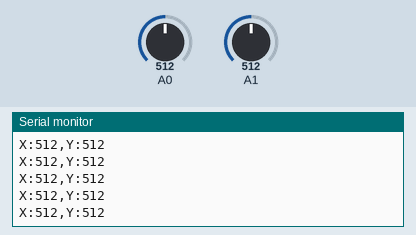
Simulated run of this sketch. Board: Arduino Uno, built with avr-gcc and run on an emulated ATmega328P. Parts: the last lines printed to the serial monitor. The test bench sets the inputs (shaded band); at power-on: A0 = 512, A1 = 512.

Above: at 1.2 s.
1.3 s: A0 set to 716
At 1.31 s:
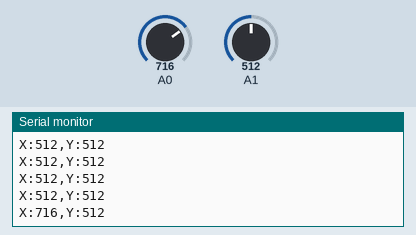
2.8 s: A1 set to 716
At 2.82 s:
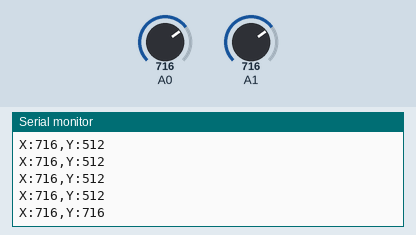
4.3 s: A0 set to 900
At 4.33 s:
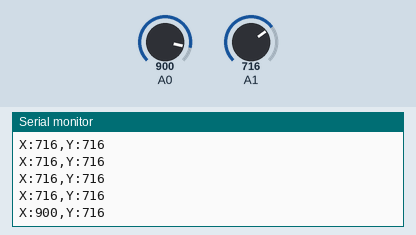
5.8 s: A1 set to 900
At 5.84 s:
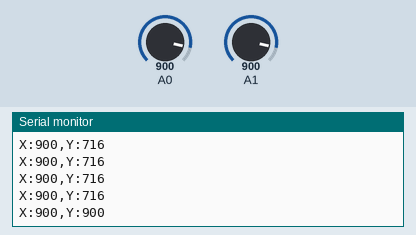
Timing chart, 0 to 8.3 s (numbered marks = the images above; inputs shaded):
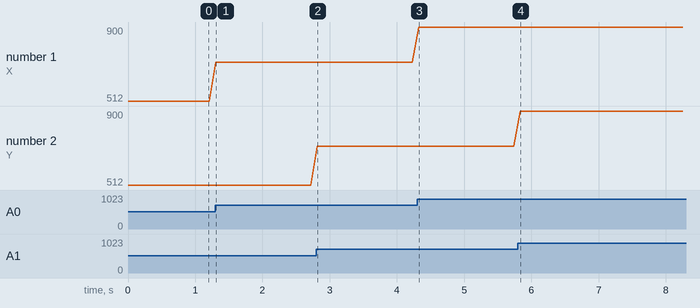

Measured:
- after the input at 1.3 s, the serial monitor: prints a new line at once (image 1)
- after the input at 2.8 s, the serial monitor: prints a new line at once (image 2)
- after the input at 4.3 s, the serial monitor: prints a new line at once (image 3)
- after the input at 5.8 s, the serial monitor: prints a new line at once (image 4)
- plotted number 1: 512 → 716 after the input at 1.3 s, 716 → 900 after the input at 4.3 s

The sketch:

joystick_arduino_code.ino
```cpp
void setup() {
  Serial.begin(115200);
}

void loop() {
  int x_axis = analogRead(A0);
  int y_axis = analogRead(A1);

  Serial.print("X:");
  Serial.print(x_axis);
  Serial.print(",Y:");
  Serial.println(y_axis);

  delay(100);
}
```
